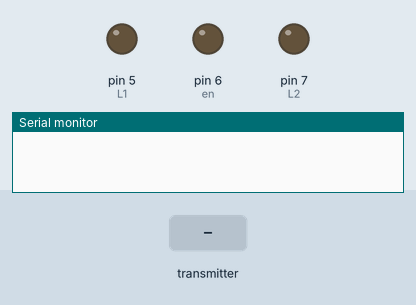
Bench run of a sketch on a simulated Arduino Uno, built with avr-gcc and run on an emulated ATmega328P. Parts: output pins drawn as LEDs (lit = HIGH), the last lines printed to the serial monitor. The inputs (shaded band) are chosen by the test bench. No radio packets arrive unless stated; pins used as bus, display or sensor lines are not drawn.

Above: at 1.2 s.
1.3 s: the transmitter starts sending data.0 = 0
At 1.6 s:
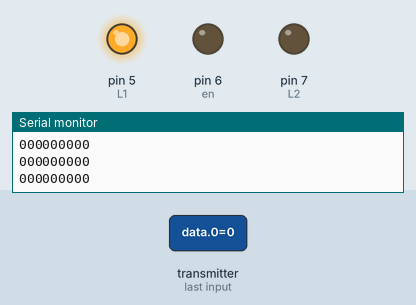
Timing chart, 0 to 4.3 s (numbered marks = the images above; inputs shaded):
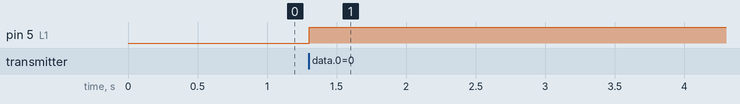

Measured:
- after the input at 1.3 s, pin 5 (L1): LOW → HIGH at once

The sketch:

nrf_recever.ino
```cpp
#include <SPI.h>
#include <nRF24L01.h>
#include <RF24.h>
#define CE   9
#define CSN 10
int FWD; int BWD;  int LEFT; int RIGHT; int MODE; int SW; int VRx; int VRy;     // nRF variables
const uint64_t pipe = 0xE8E8F0F0E1LL;
RF24 radio(CE, CSN);
int data[9];
int R1 = 3, R2 = 4, L1 = 5, L2 = 7, en = 6;
int SPEED;
void setup() {
  // put your setup code here, to run once:
  radio.begin();
  Serial.begin(9600);
  radio.openReadingPipe(1, pipe);
  radio.startListening();
  pinMode(R1, OUTPUT);
  pinMode(R2, OUTPUT);
  pinMode(L1, OUTPUT);
  pinMode(L2, OUTPUT);
  pinMode(en, OUTPUT);

}

void loop() {
  if ( radio.available() )
  {
    radio.read( data , sizeof(data) );
    nRF(data[0], data[1], data[2], data[3], data[4], data[5], data[6], data[7], data[8]);
  }//else lcd.print("Radio not Available");}


}
void nRF(int FWD, int BWD,  int LEFT, int RIGHT, int MODE, int SW, int VRx, int VRy, int SPEED) {

  Serial.print(FWD);
  Serial.print(BWD);
  Serial.print(LEFT);
  Serial.print(RIGHT);
  Serial.print(MODE);
  Serial.print(SW);
  Serial.print(VRx);
  Serial.print(VRy);
  Serial.println(SPEED);
  if (FWD == 1) {                                            //Forward
    digitalWrite(R1, 1);
    digitalWrite(R2, 0);
    digitalWrite(L1, 1);
    digitalWrite(L2, 0);
    digitalWrite(en, 1);
  } else if (BWD == 1) {                                     //Backward
  digitalWrite(R1, 0);
    digitalWrite(R2, 1);
    digitalWrite(L1, 0);
    digitalWrite(L2, 1);
    digitalWrite(en, 1);
  } else if (RIGHT == 1) {                                    //Left
    digitalWrite(R1, 1);
    digitalWrite(R2, 0);
    digitalWrite(L1, 0);
    digitalWrite(L2, 0);
    digitalWrite(en, 1);
  } else if (LEFT == 1) {                                     //Right
    digitalWrite(R1, 0);
    digitalWrite(R2, 0);
    digitalWrite(L1, 1);
    digitalWrite(L2, 0);
    digitalWrite(en, 1);
  } else {
    digitalWrite(R1, 0);
    digitalWrite(R2, 0);
    digitalWrite(L1, 0);
    digitalWrite(L2, 0);
  }

    if (VRx > 525) {                                            //Forward
    digitalWrite(R1, 1);
    digitalWrite(R2, 0);
    digitalWrite(L1, 1);
    digitalWrite(L2, 0);
    analogWrite(en, SPEED);
  } if (VRx<460) {                                     //Backward
    digitalWrite(R1, 0);
    digitalWrite(R2, 1);
    digitalWrite(L1, 0);
    digitalWrite(L2, 1);
    analogWrite(en, SPEED);
  } if (VRy<460) {                                    //Left
    digitalWrite(R1, 0);
    digitalWrite(R2, 0);
    digitalWrite(L1, 1);
    digitalWrite(L2, 0);
    analogWrite(en, SPEED);
  }
  if (VRy>525) {                                     //Right
    digitalWrite(R1, 1);
    digitalWrite(R2, 0);
    digitalWrite(L1, 0);
    digitalWrite(L2, 0);
    analogWrite(en, SPEED);
  }

}
```
